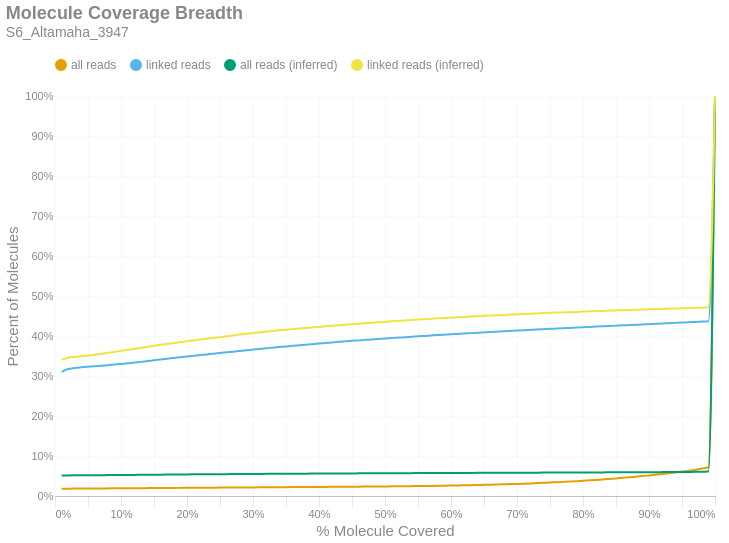

Notebook code cell kept with this figure:
### Markdown cell above
### Molecule Read Coverage
This chart shows molecule coverage breadth as computed by the number of bases aligned to that molecule. In other words, "*how much of each unique long molecule is actually sequenced/aligned?*" Keep in mind there is a distinction between sequences and alignments, since some sequences belonging to a particular molecule may not align well and wouldn't appear in the alignment data. This chart also shows molecule coverage breadth as computed by the *inferred fragment* from which the aligned sequences originate. Unlike read coverage, this calculation takes into account the total insert size, including unsequenced gaps between the forward and reverse reads. Like the previous figures, these are cumulative percents.

### Code cell
if SKIPLR:
    print_html(f"Skipped")
else:
    binned_df = consolidated_hist(valids['coverage_bp'], mask, 0.01, True)
    binned_df_inf = consolidated_hist(valids['coverage_inserts'], mask, 0.01, True)
    binned_df = binned_df.with_columns(pl.lit(binned_df_inf['all reads (cumsum)']).alias('all reads (inferred)'))
    binned_df = binned_df.with_columns(pl.lit(binned_df_inf['linked reads (cumsum)']).alias('linked reads (inferred)'))
    binned_df = binned_df.with_columns(
        (pl.col('bin').cast(pl.Float64) + 0.01).alias('right_edge')
    )

    with SafeRender(binned_df):
        (
            density_plot(binned_df, 'Molecule Coverage Breadth', samplename, 'molcov', ['all reads (inferred)','linked reads (inferred)'])
            .encode(
                #x=alt.X('bin:Q', title="% Molecule Covered").axis(format = '%').scale(padding=0),
                x=alt.X('right_edge:Q', title="% Molecule Covered").axis(format='%').scale(padding=0),
                y=alt.Y('value:Q', title='Percent of Molecules')
                    .axis(format='%')
                    .stack(False)
                    .scale(domainMin=0, padding=0),
                color=alt.Color("key:N").scale(domain = ["all reads", "linked reads", "all reads (inferred)", "linked reads (inferred)"]),
                tooltip = [
                    alt.Tooltip("key:N", title = "Data Type"),
                    alt.Tooltip("range_label:N", title="% Molecule Covered"),
                    alt.Tooltip("value:Q", format = ".2%", title="% Molecules")
                ]
            )
        ).display()

### Figure 1 — Vega-Lite specification as saved in the notebook (floating-point values rounded to 4 significant figures)
{"width": "container", "height": 400, "config": {"title": {"anchor": "start", "dy": -15, "fontSize": 18, "color": "#888888", "subtitleColor": "#888888", "subtitleFontSize": 14}, "arc": {"fill": "#0072B2"}, "axis": {"domainColor": "#888888", "domainWidth": 0.5, "gridWidth": 0.2, "grid": false, "titleFontWeight": 400, "titleFontSize": 15, "labelFontSize": 11, "labelColor": "#888888", "tickColor": "#888888", "tickWidth": 0.2, "titleColor": "#888888"}, "axisBand": {"grid": false}, "axisX": {"grid": true, "tickSize": 10, "domainCap": "round"}, "axisY": {"domain": false, "grid": true, "tickSize": 0, "domainCap": "round"}, "background": "transparent", "header": {"labelFontSize": 15, "labelColor": "#888888", "titleFontSize": 15, "titleFontWeight": 600, "titleColor": "#888888"}, "legend": {"labelFont": "sans-serif", "labelFontSize": 12, "labelColor": "#888888", "symbolSize": 100, "symbolType": "circle", "titleFontSize": 12, "titlePadding": 10, "titleColor": "#888888", "title": null, "orient": "top"}, "range": {"category": ["#E69F00", "#56B4E9", "#009E73", "#F0E442", "#0072B2", "#D55E00", "#CC79A7", "#000000"], "diverging": ["#cfe8f3", "#a2d4ec", "#73bfe2", "#46abdb", "#1696d2", "#12719e"]}, "area": {"fill": "#0072B2", "fillOpacity": 0.7, "line": true, "strokeOpacity": 0.7}, "line": {"color": "#0072B2", "stroke": "#0072B2", "strokeWidth": 2}, "trail": {"color": "#0072B2", "stroke": "#0072B2", "strokeWidth": 0, "size": 1}, "point": {"filled": true, "fillOpacity": 1.0, "size": 95}, "text": {"color": "#888888", "fontSize": 11, "align": "right", "fontWeight": 400, "size": 11}, "bar": {"fill": "#0072B2", "stroke": null}, "view": {"stroke": null, "continuousWidth": 660, "continuousHeight": 400}}, "data": {"name": "data-24a4669dbe961abca45b920dae54c2dc"}, "mark": {"type": "line", "interpolate": "monotone", "point": {"opacity": 0, "size": 275}}, "encoding": {"color": {"field": "key", "scale": {"domain": ["all reads", "linked reads", "all reads (inferred)", "linked reads (inferred)"]}, "type": "nominal"}, "tooltip": [{"field": "key", "title": "Data Type", "type": "nominal"}, {"field": "range_label", "title": "% Molecule Covered", "type": "nominal"}, {"field": "value", "format": ".2%", "title": "% Molecules", "type": "quantitative"}], "x": {"axis": {"format": "%"}, "field": "right_edge", "scale": {"padding": 0}, "title": "% Molecule Covered", "type": "quantitative"}, "y": {"axis": {"format": "%"}, "field": "value", "scale": {"domainMin": 0, "padding": 0}, "stack": false, "title": "Percent of Molecules", "type": "quantitative"}}, "params": [{"name": "param_c36ac31b6afebe62", "select": {"type": "point", "fields": ["key"]}, "bind": "legend"}], "title": {"text": "Molecule Coverage Breadth", "subtitle": "S6_Altamaha_3947"}, "transform": [{"fold": ["all reads (cumsum)", "linked reads (cumsum)", "all reads (inferred)", "linked reads (inferred)"]}, {"calculate": "replace(datum.key, ' (cumsum)', '')", "as": "key"}, {"filter": {"param": "param_c36ac31b6afebe62"}}], "usermeta": {"embedOptions": {"downloadFileName": "S6_Altamaha_3947.molcov"}}, "$schema": "https://vega.github.io/schema/vega-lite/v6.1.0.json", "datasets": {"data-24a4669dbe961abca45b920dae54c2dc": [{"bin": "0.0", "interval": "0.0-0.01", "all reads": 0.01792, "linked reads": 0.3101, "all reads (cumsum)": 0.01792, "linked reads (cumsum)": 0.3101, "range_label": "0.0-0.01", "all reads (inferred)": 0.05119, "linked reads (inferred)": 0.3402, "right_edge": 0.01}, {"bin": "0.01", "interval": "0.01-0.02", "all reads": 0.000455, "linked reads": 0.007205, "all reads (cumsum)": 0.01838, "linked reads (cumsum)": 0.3173, "range_label": "0.01-0.02", "all reads (inferred)": 0.0515, "linked reads (inferred)": 0.3455, "right_edge": 0.02}, {"bin": "0.02", "interval": "0.02-0.03", "all reads": 0.0001873, "linked reads": 0.002827, "all reads (cumsum)": 0.01856, "linked reads (cumsum)": 0.3201, "range_label": "0.02-0.03", "all reads (inferred)": 0.05162, "linked reads (inferred)": 0.3477, "right_edge": 0.03}, {"bin": "0.03", "interval": "0.03-0.04", "all reads": 0.0001279, "linked reads": 0.001825, "all reads (cumsum)": 0.01869, "linked reads (cumsum)": 0.322, "range_label": "0.03-0.04", "all reads (inferred)": 0.05173, "linked reads (inferred)": 0.3494, "right_edge": 0.04}, {"bin": "0.04", "interval": "0.04-0.05", "all reads": 9.414e-05, "linked reads": 0.001294, "all reads (cumsum)": 0.01878, "linked reads (cumsum)": 0.3233, "range_label": "0.04-0.05", "all reads (inferred)": 0.05184, "linked reads (inferred)": 0.3512, "right_edge": 0.05}, {"bin": "0.05", "interval": "0.05-0.06", "all reads": 8.368e-05, "linked reads": 0.001165, "all reads (cumsum)": 0.01887, "linked reads (cumsum)": 0.3244, "range_label": "0.05-0.06", "all reads (inferred)": 0.05196, "linked reads (inferred)": 0.3532, "right_edge": 0.06}, {"bin": "0.06", "interval": "0.06-0.07", "all reads": 9.319e-05, "linked reads": 0.001319, "all reads (cumsum)": 0.01896, "linked reads (cumsum)": 0.3257, "range_label": "0.06-0.07", "all reads (inferred)": 0.0521, "linked reads (inferred)": 0.3554, "right_edge": 0.07}, {"bin": "0.07", "interval": "0.07-0.08", "all reads": 8.796e-05, "linked reads": 0.001225, "all reads (cumsum)": 0.01905, "linked reads (cumsum)": 0.327, "range_label": "0.07-0.08", "all reads (inferred)": 0.05224, "linked reads (inferred)": 0.3579, "right_edge": 0.08}, {"bin": "0.08", "interval": "0.08-0.09", "all reads": 0.000106, "linked reads": 0.001593, "all reads (cumsum)": 0.01916, "linked reads (cumsum)": 0.3286, "range_label": "0.08-0.09", "all reads (inferred)": 0.05238, "linked reads (inferred)": 0.3602, "right_edge": 0.09}, {"bin": "0.09", "interval": "0.09-0.1", "all reads": 0.0001008, "linked reads": 0.001611, "all reads (cumsum)": 0.01926, "linked reads (cumsum)": 0.3302, "range_label": "0.09-0.1", "all reads (inferred)": 0.05254, "linked reads (inferred)": 0.3629, "right_edge": 0.1}, {"bin": "0.1", "interval": "0.1-0.11", "all reads": 0.0001041, "linked reads": 0.001533, "all reads (cumsum)": 0.01936, "linked reads (cumsum)": 0.3317, "range_label": "0.1-0.11", "all reads (inferred)": 0.05267, "linked reads (inferred)": 0.3652, "right_edge": 0.11}, {"bin": "0.11", "interval": "0.11-0.12", "all reads": 0.0001165, "linked reads": 0.001868, "all reads (cumsum)": 0.01948, "linked reads (cumsum)": 0.3336, "range_label": "0.11-0.12", "all reads (inferred)": 0.05281, "linked reads (inferred)": 0.3675, "right_edge": 0.12}, {"bin": "0.12", "interval": "0.12-0.13", "all reads": 0.0001122, "linked reads": 0.001739, "all reads (cumsum)": 0.01959, "linked reads (cumsum)": 0.3353, "range_label": "0.12-0.13", "all reads (inferred)": 0.05297, "linked reads (inferred)": 0.3702, "right_edge": 0.13}, {"bin": "0.13", "interval": "0.13-0.14", "all reads": 0.000126, "linked reads": 0.002005, "all reads (cumsum)": 0.01972, "linked reads (cumsum)": 0.3373, "range_label": "0.13-0.14", "all reads (inferred)": 0.05312, "linked reads (inferred)": 0.3729, "right_edge": 0.14}, {"bin": "0.14", "interval": "0.14-0.15", "all reads": 0.0001203, "linked reads": 0.001928, "all reads (cumsum)": 0.01984, "linked reads (cumsum)": 0.3392, "range_label": "0.14-0.15", "all reads (inferred)": 0.05327, "linked reads (inferred)": 0.3755, "right_edge": 0.15}, {"bin": "0.15", "interval": "0.15-0.16", "all reads": 0.000125, "linked reads": 0.00197, "all reads (cumsum)": 0.01996, "linked reads (cumsum)": 0.3412, "range_label": "0.15-0.16", "all reads (inferred)": 0.05343, "linked reads (inferred)": 0.3781, "right_edge": 0.16}, {"bin": "0.16", "interval": "0.16-0.17", "all reads": 0.0001208, "linked reads": 0.001962, "all reads (cumsum)": 0.02008, "linked reads (cumsum)": 0.3432, "range_label": "0.16-0.17", "all reads (inferred)": 0.05356, "linked reads (inferred)": 0.3803, "right_edge": 0.17}, {"bin": "0.17", "interval": "0.17-0.18", "all reads": 0.0001151, "linked reads": 0.001799, "all reads (cumsum)": 0.0202, "linked reads (cumsum)": 0.345, "range_label": "0.17-0.18", "all reads (inferred)": 0.05369, "linked reads (inferred)": 0.3825, "right_edge": 0.18}, {"bin": "0.18", "interval": "0.18-0.19", "all reads": 0.000116, "linked reads": 0.001928, "all reads (cumsum)": 0.02031, "linked reads (cumsum)": 0.3469, "range_label": "0.18-0.19", "all reads (inferred)": 0.05382, "linked reads (inferred)": 0.3848, "right_edge": 0.19}, {"bin": "0.19", "interval": "0.19-0.2", "all reads": 0.0001141, "linked reads": 0.001842, "all reads (cumsum)": 0.02043, "linked reads (cumsum)": 0.3487, "range_label": "0.19-0.2", "all reads (inferred)": 0.05394, "linked reads (inferred)": 0.3868, "right_edge": 0.2}, {"bin": "0.2", "interval": "0.2-0.21", "all reads": 0.0001079, "linked reads": 0.001713, "all reads (cumsum)": 0.02053, "linked reads (cumsum)": 0.3505, "range_label": "0.2-0.21", "all reads (inferred)": 0.05407, "linked reads (inferred)": 0.389, "right_edge": 0.21}, {"bin": "0.21", "interval": "0.21-0.22", "all reads": 0.0001122, "linked reads": 0.001833, "all reads (cumsum)": 0.02065, "linked reads (cumsum)": 0.3523, "range_label": "0.21-0.22", "all reads (inferred)": 0.05419, "linked reads (inferred)": 0.3912, "right_edge": 0.22}, {"bin": "0.22", "interval": "0.22-0.23", "all reads": 0.0001103, "linked reads": 0.001731, "all reads (cumsum)": 0.02076, "linked reads (cumsum)": 0.354, "range_label": "0.22-0.23", "all reads (inferred)": 0.05431, "linked reads (inferred)": 0.3931, "right_edge": 0.23}, {"bin": "0.23", "interval": "0.23-0.24", "all reads": 0.0001022, "linked reads": 0.001671, "all reads (cumsum)": 0.02086, "linked reads (cumsum)": 0.3557, "range_label": "0.23-0.24", "all reads (inferred)": 0.05443, "linked reads (inferred)": 0.3952, "right_edge": 0.24}, {"bin": "0.24", "interval": "0.24-0.25", "all reads": 0.0001189, "linked reads": 0.001859, "all reads (cumsum)": 0.02098, "linked reads (cumsum)": 0.3576, "range_label": "0.24-0.25", "all reads (inferred)": 0.05454, "linked reads (inferred)": 0.3972, "right_edge": 0.25}, {"bin": "0.25", "interval": "0.25-0.26", "all reads": 0.000107, "linked reads": 0.001671, "all reads (cumsum)": 0.02109, "linked reads (cumsum)": 0.3592, "range_label": "0.25-0.26", "all reads (inferred)": 0.05466, "linked reads (inferred)": 0.3992, "right_edge": 0.26}, {"bin": "0.26", "interval": "0.26-0.27", "all reads": 0.0001089, "linked reads": 0.001679, "all reads (cumsum)": 0.02119, "linked reads (cumsum)": 0.3609, "range_label": "0.26-0.27", "all reads (inferred)": 0.05479, "linked reads (inferred)": 0.4015, "right_edge": 0.27}, {"bin": "0.27", "interval": "0.27-0.28", "all reads": 0.0001075, "linked reads": 0.001696, "all reads (cumsum)": 0.0213, "linked reads (cumsum)": 0.3626, "range_label": "0.27-0.28", "all reads (inferred)": 0.05493, "linked reads (inferred)": 0.4037, "right_edge": 0.28}, {"bin": "0.28", "interval": "0.28-0.29", "all reads": 0.0001089, "linked reads": 0.001671, "all reads (cumsum)": 0.02141, "linked reads (cumsum)": 0.3643, "range_label": "0.28-0.29", "all reads (inferred)": 0.05505, "linked reads (inferred)": 0.4057, "right_edge": 0.29}, {"bin": "0.29", "interval": "0.29-0.3", "all reads": 0.000116, "linked reads": 0.001731, "all reads (cumsum)": 0.02153, "linked reads (cumsum)": 0.366, "range_label": "0.29-0.3", "all reads (inferred)": 0.05515, "linked reads (inferred)": 0.4075, "right_edge": 0.3}, {"bin": "0.3", "interval": "0.3-0.31", "all reads": 0.0001103, "linked reads": 0.001671, "all reads (cumsum)": 0.02164, "linked reads (cumsum)": 0.3677, "range_label": "0.3-0.31", "all reads (inferred)": 0.05525, "linked reads (inferred)": 0.4091, "right_edge": 0.31}, {"bin": "0.31", "interval": "0.31-0.32", "all reads": 0.0001193, "linked reads": 0.001756, "all reads (cumsum)": 0.02176, "linked reads (cumsum)": 0.3694, "range_label": "0.31-0.32", "all reads (inferred)": 0.05536, "linked reads (inferred)": 0.4109, "right_edge": 0.32}, {"bin": "0.32", "interval": "0.32-0.33", "all reads": 0.0001013, "linked reads": 0.001473, "all reads (cumsum)": 0.02186, "linked reads (cumsum)": 0.3709, "range_label": "0.32-0.33", "all reads (inferred)": 0.05545, "linked reads (inferred)": 0.4125, "right_edge": 0.33}, {"bin": "0.33", "interval": "0.33-0.34", "all reads": 0.0001079, "linked reads": 0.001559, "all reads (cumsum)": 0.02197, "linked reads (cumsum)": 0.3725, "range_label": "0.33-0.34", "all reads (inferred)": 0.05555, "linked reads (inferred)": 0.4141, "right_edge": 0.34}, {"bin": "0.34", "interval": "0.34-0.35", "all reads": 0.0001132, "linked reads": 0.001473, "all reads (cumsum)": 0.02208, "linked reads (cumsum)": 0.3739, "range_label": "0.34-0.35", "all reads (inferred)": 0.05565, "linked reads (inferred)": 0.4158, "right_edge": 0.35}, {"bin": "0.35", "interval": "0.35-0.36", "all reads": 0.0001146, "linked reads": 0.001585, "all reads (cumsum)": 0.02219, "linked reads (cumsum)": 0.3755, "range_label": "0.35-0.36", "all reads (inferred)": 0.05574, "linked reads (inferred)": 0.4173, "right_edge": 0.36}, {"bin": "0.36", "interval": "0.36-0.37", "all reads": 0.0001022, "linked reads": 0.001354, "all reads (cumsum)": 0.0223, "linked reads (cumsum)": 0.3769, "range_label": "0.36-0.37", "all reads (inferred)": 0.05583, "linked reads (inferred)": 0.4187, "right_edge": 0.37}, {"bin": "0.37", "interval": "0.37-0.38", "all reads": 9.795e-05, "linked reads": 0.001311, "all reads (cumsum)": 0.02239, "linked reads (cumsum)": 0.3782, "range_label": "0.37-0.38", "all reads (inferred)": 0.05592, "linked reads (inferred)": 0.4202, "right_edge": 0.38}, {"bin": "0.38", "interval": "0.38-0.39", "all reads": 0.0001032, "linked reads": 0.001362, "all reads (cumsum)": 0.0225, "linked reads (cumsum)": 0.3795, "range_label": "0.38-0.39", "all reads (inferred)": 0.05601, "linked reads (inferred)": 0.4215, "right_edge": 0.39}, {"bin": "0.39", "interval": "0.39-0.4", "all reads": 0.000126, "linked reads": 0.001593, "all reads (cumsum)": 0.02262, "linked reads (cumsum)": 0.3811, "range_label": "0.39-0.4", "all reads (inferred)": 0.05609, "linked reads (inferred)": 0.4228, "right_edge": 0.4}, {"bin": "0.4", "interval": "0.4-0.41", "all reads": 0.0001127, "linked reads": 0.001362, "all reads (cumsum)": 0.02274, "linked reads (cumsum)": 0.3825, "range_label": "0.4-0.41", "all reads (inferred)": 0.05617, "linked reads (inferred)": 0.4241, "right_edge": 0.41}, {"bin": "0.41", "interval": "0.41-0.42", "all reads": 0.0001293, "linked reads": 0.001465, "all reads (cumsum)": 0.02286, "linked reads (cumsum)": 0.384, "range_label": "0.41-0.42", "all reads (inferred)": 0.05625, "linked reads (inferred)": 0.4255, "right_edge": 0.42}, {"bin": "0.42", "interval": "0.42-0.43", "all reads": 0.0001227, "linked reads": 0.001371, "all reads (cumsum)": 0.02299, "linked reads (cumsum)": 0.3853, "range_label": "0.42-0.43", "all reads (inferred)": 0.05633, "linked reads (inferred)": 0.4269, "right_edge": 0.43}, {"bin": "0.43", "interval": "0.43-0.44", "all reads": 0.0001193, "linked reads": 0.001371, "all reads (cumsum)": 0.02311, "linked reads (cumsum)": 0.3867, "range_label": "0.43-0.44", "all reads (inferred)": 0.05642, "linked reads (inferred)": 0.4282, "right_edge": 0.44}, {"bin": "0.44", "interval": "0.44-0.45", "all reads": 0.0001289, "linked reads": 0.001225, "all reads (cumsum)": 0.02324, "linked reads (cumsum)": 0.3879, "range_label": "0.44-0.45", "all reads (inferred)": 0.05651, "linked reads (inferred)": 0.4296, "right_edge": 0.45}, {"bin": "0.45", "interval": "0.45-0.46", "all reads": 0.0001193, "linked reads": 0.001131, "all reads (cumsum)": 0.02335, "linked reads (cumsum)": 0.3891, "range_label": "0.45-0.46", "all reads (inferred)": 0.05658, "linked reads (inferred)": 0.4307, "right_edge": 0.46}, {"bin": "0.46", "interval": "0.46-0.47", "all reads": 0.0001355, "linked reads": 0.001276, "all reads (cumsum)": 0.02349, "linked reads (cumsum)": 0.3903, "range_label": "0.46-0.47", "all reads (inferred)": 0.05666, "linked reads (inferred)": 0.4319, "right_edge": 0.47}, {"bin": "0.47", "interval": "0.47-0.48", "all reads": 0.0001322, "linked reads": 0.001062, "all reads (cumsum)": 0.02362, "linked reads (cumsum)": 0.3914, "range_label": "0.47-0.48", "all reads (inferred)": 0.05673, "linked reads (inferred)": 0.433, "right_edge": 0.48}, {"bin": "0.48", "interval": "0.48-0.49", "all reads": 0.0001522, "linked reads": 0.001294, "all reads (cumsum)": 0.02377, "linked reads (cumsum)": 0.3927, "range_label": "0.48-0.49", "all reads (inferred)": 0.05681, "linked reads (inferred)": 0.4342, "right_edge": 0.49}, {"bin": "0.49", "interval": "0.49-0.5", "all reads": 0.0001593, "linked reads": 0.001054, "all reads (cumsum)": 0.02393, "linked reads (cumsum)": 0.3937, "range_label": "0.49-0.5", "all reads (inferred)": 0.0569, "linked reads (inferred)": 0.4356, "right_edge": 0.5}, {"bin": "0.5", "interval": "0.5-0.51", "all reads": 0.0001602, "linked reads": 0.001079, "all reads (cumsum)": 0.02409, "linked reads (cumsum)": 0.3948, "range_label": "0.5-0.51", "all reads (inferred)": 0.05697, "linked reads (inferred)": 0.4367, "right_edge": 0.51}, {"bin": "0.51", "interval": "0.51-0.52", "all reads": 0.0001655, "linked reads": 0.001122, "all reads (cumsum)": 0.02426, "linked reads (cumsum)": 0.396, "range_label": "0.51-0.52", "all reads (inferred)": 0.05704, "linked reads (inferred)": 0.4378, "right_edge": 0.52}, {"bin": "0.52", "interval": "0.52-0.53", "all reads": 0.000175, "linked reads": 0.0009938, "all reads (cumsum)": 0.02443, "linked reads (cumsum)": 0.3969, "range_label": "0.52-0.53", "all reads (inferred)": 0.05711, "linked reads (inferred)": 0.4389, "right_edge": 0.53}, {"bin": "0.53", "interval": "0.53-0.54", "all reads": 0.0001973, "linked reads": 0.001028, "all reads (cumsum)": 0.02463, "linked reads (cumsum)": 0.398, "range_label": "0.53-0.54", "all reads (inferred)": 0.05718, "linked reads (inferred)": 0.4398, "right_edge": 0.54}, {"bin": "0.54", "interval": "0.54-0.55", "all reads": 0.0001997, "linked reads": 0.001148, "all reads (cumsum)": 0.02483, "linked reads (cumsum)": 0.3991, "range_label": "0.54-0.55", "all reads (inferred)": 0.05726, "linked reads (inferred)": 0.441, "right_edge": 0.55}, {"bin": "0.55", "interval": "0.55-0.56", "all reads": 0.0002325, "linked reads": 0.001045, "all reads (cumsum)": 0.02506, "linked reads (cumsum)": 0.4002, "range_label": "0.55-0.56", "all reads (inferred)": 0.05733, "linked reads (inferred)": 0.442, "right_edge": 0.56}, {"bin": "0.56", "interval": "0.56-0.57", "all reads": 0.0002387, "linked reads": 0.001097, "all reads (cumsum)": 0.0253, "linked reads (cumsum)": 0.4013, "range_label": "0.56-0.57", "all reads (inferred)": 0.0574, "linked reads (inferred)": 0.4431, "right_edge": 0.57}, {"bin": "0.57", "interval": "0.57-0.58", "all reads": 0.0002496, "linked reads": 0.001088, "all reads (cumsum)": 0.02555, "linked reads (cumsum)": 0.4024, "range_label": "0.57-0.58", "all reads (inferred)": 0.05747, "linked reads (inferred)": 0.4441, "right_edge": 0.58}, {"bin": "0.58", "interval": "0.58-0.59", "all reads": 0.0002715, "linked reads": 0.001019, "all reads (cumsum)": 0.02582, "linked reads (cumsum)": 0.4034, "range_label": "0.58-0.59", "all reads (inferred)": 0.05753, "linked reads (inferred)": 0.4449, "right_edge": 0.59}, {"bin": "0.59", "interval": "0.59-0.6", "all reads": 0.0002962, "linked reads": 0.0009252, "all reads (cumsum)": 0.02612, "linked reads (cumsum)": 0.4043, "range_label": "0.59-0.6", "all reads (inferred)": 0.05759, "linked reads (inferred)": 0.4459, "right_edge": 0.6}, {"bin": "0.6", "interval": "0.6-0.61", "all reads": 0.0002943, "linked reads": 0.001011, "all reads (cumsum)": 0.02641, "linked reads (cumsum)": 0.4053, "range_label": "0.6-0.61", "all reads (inferred)": 0.05766, "linked reads (inferred)": 0.4468, "right_edge": 0.61}, {"bin": "0.61", "interval": "0.61-0.62", "all reads": 0.0003347, "linked reads": 0.0009509, "all reads (cumsum)": 0.02675, "linked reads (cumsum)": 0.4063, "range_label": "0.61-0.62", "all reads (inferred)": 0.05772, "linked reads (inferred)": 0.4477, "right_edge": 0.62}, {"bin": "0.62", "interval": "0.62-0.63", "all reads": 0.0003381, "linked reads": 0.0009338, "all reads (cumsum)": 0.02709, "linked reads (cumsum)": 0.4072, "range_label": "0.62-0.63", "all reads (inferred)": 0.05779, "linked reads (inferred)": 0.4486, "right_edge": 0.63}, {"bin": "0.63", "interval": "0.63-0.64", "all reads": 0.0003932, "linked reads": 0.001011, "all reads (cumsum)": 0.02748, "linked reads (cumsum)": 0.4082, "range_label": "0.63-0.64", "all reads (inferred)": 0.05786, "linked reads (inferred)": 0.4494, "right_edge": 0.64}, {"bin": "0.64", "interval": "0.64-0.65", "all reads": 0.0003704, "linked reads": 0.0009681, "all reads (cumsum)": 0.02785, "linked reads (cumsum)": 0.4092, "range_label": "0.64-0.65", "all reads (inferred)": 0.05793, "linked reads (inferred)": 0.4503, "right_edge": 0.65}, {"bin": "0.65", "interval": "0.65-0.66", "all reads": 0.0004179, "linked reads": 0.0009595, "all reads (cumsum)": 0.02827, "linked reads (cumsum)": 0.4101, "range_label": "0.65-0.66", "all reads (inferred)": 0.05799, "linked reads (inferred)": 0.4511, "right_edge": 0.66}, {"bin": "0.66", "interval": "0.66-0.67", "all reads": 0.0004574, "linked reads": 0.000771, "all reads (cumsum)": 0.02873, "linked reads (cumsum)": 0.4109, "range_label": "0.66-0.67", "all reads (inferred)": 0.05805, "linked reads (inferred)": 0.4519, "right_edge": 0.67}, {"bin": "0.67", "interval": "0.67-0.68", "all reads": 0.0004997, "linked reads": 0.0009338, "all reads (cumsum)": 0.02923, "linked reads (cumsum)": 0.4118, "range_label": "0.67-0.68", "all reads (inferred)": 0.05811, "linked reads (inferred)": 0.4526, "right_edge": 0.68}, {"bin": "0.68", "interval": "0.68-0.69", "all reads": 0.0005097, "linked reads": 0.0008053, "all reads (cumsum)": 0.02974, "linked reads (cumsum)": 0.4126, "range_label": "0.68-0.69", "all reads (inferred)": 0.05818, "linked reads (inferred)": 0.4535, "right_edge": 0.69}, {"bin": "0.69", "interval": "0.69-0.7", "all reads": 0.000552, "linked reads": 0.0008224, "all reads (cumsum)": 0.03029, "linked reads (cumsum)": 0.4135, "range_label": "0.69-0.7", "all reads (inferred)": 0.05824, "linked reads (inferred)": 0.4541, "right_edge": 0.7}, {"bin": "0.7", "interval": "0.7-0.71", "all reads": 0.0006029, "linked reads": 0.0008824, "all reads (cumsum)": 0.03089, "linked reads (cumsum)": 0.4143, "range_label": "0.7-0.71", "all reads (inferred)": 0.05829, "linked reads (inferred)": 0.4548, "right_edge": 0.71}, {"bin": "0.71", "interval": "0.71-0.72", "all reads": 0.0006409, "linked reads": 0.0009766, "all reads (cumsum)": 0.03153, "linked reads (cumsum)": 0.4153, "range_label": "0.71-0.72", "all reads (inferred)": 0.05836, "linked reads (inferred)": 0.4557, "right_edge": 0.72}, {"bin": "0.72", "interval": "0.72-0.73", "all reads": 0.0006961, "linked reads": 0.001002, "all reads (cumsum)": 0.03223, "linked reads (cumsum)": 0.4163, "range_label": "0.72-0.73", "all reads (inferred)": 0.05842, "linked reads (inferred)": 0.4563, "right_edge": 0.73}, {"bin": "0.73", "interval": "0.73-0.74", "all reads": 0.0006904, "linked reads": 0.0008396, "all reads (cumsum)": 0.03292, "linked reads (cumsum)": 0.4172, "range_label": "0.73-0.74", "all reads (inferred)": 0.05849, "linked reads (inferred)": 0.4572, "right_edge": 0.74}, {"bin": "0.74", "interval": "0.74-0.75", "all reads": 0.0008045, "linked reads": 0.0008653, "all reads (cumsum)": 0.03372, "linked reads (cumsum)": 0.418, "range_label": "0.74-0.75", "all reads (inferred)": 0.05855, "linked reads (inferred)": 0.4579, "right_edge": 0.75}, {"bin": "0.75", "interval": "0.75-0.76", "all reads": 0.0007627, "linked reads": 0.0006596, "all reads (cumsum)": 0.03448, "linked reads (cumsum)": 0.4187, "range_label": "0.75-0.76", "all reads (inferred)": 0.0586, "linked reads (inferred)": 0.4585, "right_edge": 0.76}, {"bin": "0.76", "interval": "0.76-0.77", "all reads": 0.0008268, "linked reads": 0.0007196, "all reads (cumsum)": 0.03531, "linked reads (cumsum)": 0.4194, "range_label": "0.76-0.77", "all reads (inferred)": 0.05866, "linked reads (inferred)": 0.459, "right_edge": 0.77}, {"bin": "0.77", "interval": "0.77-0.78", "all reads": 0.0008867, "linked reads": 0.0008481, "all reads (cumsum)": 0.0362, "linked reads (cumsum)": 0.4203, "range_label": "0.77-0.78", "all reads (inferred)": 0.05871, "linked reads (inferred)": 0.4596, "right_edge": 0.78}, {"bin": "0.78", "interval": "0.78-0.79", "all reads": 0.000931, "linked reads": 0.0008139, "all reads (cumsum)": 0.03713, "linked reads (cumsum)": 0.4211, "range_label": "0.78-0.79", "all reads (inferred)": 0.05877, "linked reads (inferred)": 0.4603, "right_edge": 0.79}, {"bin": "0.79", "interval": "0.79-0.8", "all reads": 0.001031, "linked reads": 0.0008224, "all reads (cumsum)": 0.03816, "linked reads (cumsum)": 0.4219, "range_label": "0.79-0.8", "all reads (inferred)": 0.05885, "linked reads (inferred)": 0.461, "right_edge": 0.8}, {"bin": "0.8", "interval": "0.8-0.81", "all reads": 0.001017, "linked reads": 0.0007539, "all reads (cumsum)": 0.03918, "linked reads (cumsum)": 0.4226, "range_label": "0.8-0.81", "all reads (inferred)": 0.05891, "linked reads (inferred)": 0.4616, "right_edge": 0.81}, {"bin": "0.81", "interval": "0.81-0.82", "all reads": 0.001128, "linked reads": 0.0008653, "all reads (cumsum)": 0.04031, "linked reads (cumsum)": 0.4235, "range_label": "0.81-0.82", "all reads (inferred)": 0.05897, "linked reads (inferred)": 0.4623, "right_edge": 0.82}, {"bin": "0.82", "interval": "0.82-0.83", "all reads": 0.001201, "linked reads": 0.0007967, "all reads (cumsum)": 0.04151, "linked reads (cumsum)": 0.4243, "range_label": "0.82-0.83", "all reads (inferred)": 0.05903, "linked reads (inferred)": 0.4628, "right_edge": 0.83}, {"bin": "0.83", "interval": "0.83-0.84", "all reads": 0.001282, "linked reads": 0.0007453, "all reads (cumsum)": 0.04279, "linked reads (cumsum)": 0.4251, "range_label": "0.83-0.84", "all reads (inferred)": 0.0591, "linked reads (inferred)": 0.4634, "right_edge": 0.84}, {"bin": "0.84", "interval": "0.84-0.85", "all reads": 0.001235, "linked reads": 0.0007196, "all reads (cumsum)": 0.04402, "linked reads (cumsum)": 0.4258, "range_label": "0.84-0.85", "all reads (inferred)": 0.05916, "linked reads (inferred)": 0.464, "right_edge": 0.85}, {"bin": "0.85", "interval": "0.85-0.86", "all reads": 0.001346, "linked reads": 0.000831, "all reads (cumsum)": 0.04537, "linked reads (cumsum)": 0.4266, "range_label": "0.85-0.86", "all reads (inferred)": 0.05922, "linked reads (inferred)": 0.4646, "right_edge": 0.86}, {"bin": "0.86", "interval": "0.86-0.87", "all reads": 0.001417, "linked reads": 0.0007196, "all reads (cumsum)": 0.04679, "linked reads (cumsum)": 0.4273, "range_label": "0.86-0.87", "all reads (inferred)": 0.05929, "linked reads (inferred)": 0.4651, "right_edge": 0.87}, {"bin": "0.87", "interval": "0.87-0.88", "all reads": 0.001503, "linked reads": 0.0007882, "all reads (cumsum)": 0.04829, "linked reads (cumsum)": 0.4281, "range_label": "0.87-0.88", "all reads (inferred)": 0.05936, "linked reads (inferred)": 0.4657, "right_edge": 0.88}, {"bin": "0.88", "interval": "0.88-0.89", "all reads": 0.001565, "linked reads": 0.0007196, "all reads (cumsum)": 0.04985, "linked reads (cumsum)": 0.4288, "range_label": "0.88-0.89", "all reads (inferred)": 0.05943, "linked reads (inferred)": 0.4662, "right_edge": 0.89}, {"bin": "0.89", "interval": "0.89-0.9", "all reads": 0.001637, "linked reads": 0.0008567, "all reads (cumsum)": 0.05149, "linked reads (cumsum)": 0.4297, "range_label": "0.89-0.9", "all reads (inferred)": 0.05951, "linked reads (inferred)": 0.4667, "right_edge": 0.9}, {"bin": "0.9", "interval": "0.9-0.91", "all reads": 0.001631, "linked reads": 0.0007196, "all reads (cumsum)": 0.05312, "linked reads (cumsum)": 0.4304, "range_label": "0.9-0.91", "all reads (inferred)": 0.05959, "linked reads (inferred)": 0.4672, "right_edge": 0.91}, {"bin": "0.91", "interval": "0.91-0.92", "all reads": 0.001906, "linked reads": 0.0008396, "all reads (cumsum)": 0.05503, "linked reads (cumsum)": 0.4312, "range_label": "0.91-0.92", "all reads (inferred)": 0.05969, "linked reads (inferred)": 0.4678, "right_edge": 0.92}, {"bin": "0.92", "interval": "0.92-0.93", "all reads": 0.001851, "linked reads": 0.0007539, "all reads (cumsum)": 0.05688, "linked reads (cumsum)": 0.432, "range_label": "0.92-0.93", "all reads (inferred)": 0.05979, "linked reads (inferred)": 0.4683, "right_edge": 0.93}, {"bin": "0.93", "interval": "0.93-0.94", "all reads": 0.002057, "linked reads": 0.0008139, "all reads (cumsum)": 0.05894, "linked reads (cumsum)": 0.4328, "range_label": "0.93-0.94", "all reads (inferred)": 0.05991, "linked reads (inferred)": 0.4688, "right_edge": 0.94}, {"bin": "0.94", "interval": "0.94-0.95", "all reads": 0.002292, "linked reads": 0.0007196, "all reads (cumsum)": 0.06123, "linked reads (cumsum)": 0.4335, "range_label": "0.94-0.95", "all reads (inferred)": 0.06002, "linked reads (inferred)": 0.4693, "right_edge": 0.95}, {"bin": "0.95", "interval": "0.95-0.96", "all reads": 0.001991, "linked reads": 0.0008567, "all reads (cumsum)": 0.06322, "linked reads (cumsum)": 0.4344, "range_label": "0.95-0.96", "all reads (inferred)": 0.06017, "linked reads (inferred)": 0.4699, "right_edge": 0.96}, {"bin": "0.96", "interval": "0.96-0.97", "all reads": 0.002355, "linked reads": 0.0007882, "all reads (cumsum)": 0.06557, "linked reads (cumsum)": 0.4352, "range_label": "0.96-0.97", "all reads (inferred)": 0.06032, "linked reads (inferred)": 0.4703, "right_edge": 0.97}, {"bin": "0.97", "interval": "0.97-0.98", "all reads": 0.003192, "linked reads": 0.0009424, "all reads (cumsum)": 0.06877, "linked reads (cumsum)": 0.4361, "range_label": "0.97-0.98", "all reads (inferred)": 0.06063, "linked reads (inferred)": 0.4709, "right_edge": 0.98}, {"bin": "0.98", "interval": "0.98-0.99", "all reads": 0.003017, "linked reads": 0.0009167, "all reads (cumsum)": 0.07178, "linked reads (cumsum)": 0.437, "range_label": "0.98-0.99", "all reads (inferred)": 0.06117, "linked reads (inferred)": 0.4713, "right_edge": 0.99}, {"bin": "0.99", "interval": "0.99-1.0", "all reads": 0.9282, "linked reads": 0.563, "all reads (cumsum)": 1.0, "linked reads (cumsum)": 1.0, "range_label": "0.99-1.0", "all reads (inferred)": 1.0, "linked reads (inferred)": 1.0, "right_edge": 1.0}]}}
